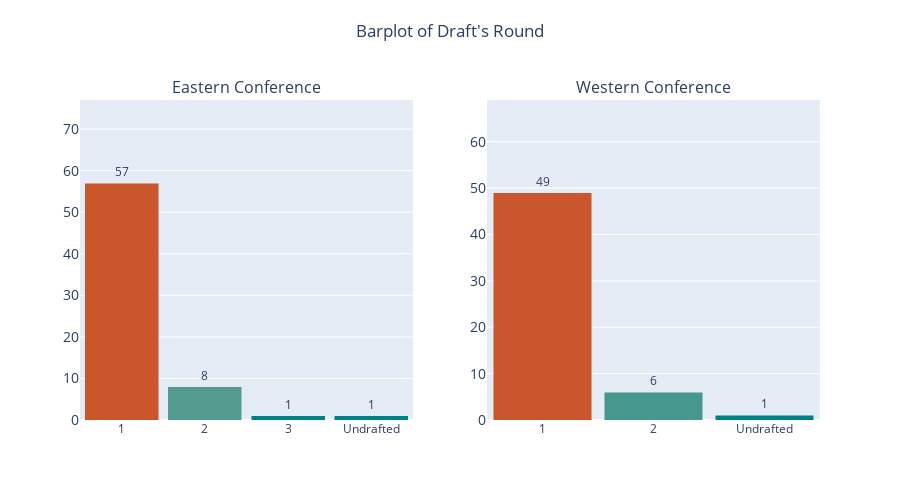

Notebook source saved alongside this figure:
### Code cell
df['Round'] = df.Round.astype('str')


df_R_east = pd.DataFrame(df.drop_duplicates('Player').loc[df['Conference'] == 'East'].groupby(['Round']).size()).reset_index()
df_R_east.columns = ['Round','Count']

df_R_west = pd.DataFrame(df.drop_duplicates('Player').loc[df['Conference'] == 'West'].groupby(['Round']).size()).reset_index()
df_R_west.columns = ['Round','Count']


fig = make_subplots(
    rows=1, cols=2,
    specs=[[{}, {}]],
    subplot_titles=('Eastern Conference',
                    'Western Conference'))
fig.add_trace(
    go.Bar(
        x = df_R_east.Round,
        y = df_R_east.Count,
        text = df_R_east.Count,
        marker=dict(color=df_R_east.Count,
                    colorscale='geyser',
                  ),
        name = 'East',
    ),
    row = 1,
    col = 1,
)

fig.add_trace(
    go.Bar(
        x = df_R_west.Round,
        y = df_R_west.Count,text = df_R_west.Count,
        marker=dict(color=df_R_west.Count,
                    colorscale='geyser',
                   ),
        name = 'West',
    ),
    row = 1,
    col = 2,
)

fig.update_traces(texttemplate='%{text:s}', textposition='outside')
fig.update_layout(
    title={'text': "Barplot of Draft's Round",
           'y':0.95,
           'x':0.5,
           'xanchor': 'center',
           'yanchor': 'top'},
    
    xaxis_tickfont_size=12,
    yaxis1=dict(
        titlefont_size=16,
        tickfont_size=14,
        range = [0,df_R_east.Count.max()+20]
    ),
    yaxis2=dict(
        titlefont_size=16,
        tickfont_size=14,
        range = [0,df_R_west.Count.max()+20]
    ),
    height = 500,
    showlegend = False,
    barmode='stack',
    bargap=0.1,
    bargroupgap=0.01 
)
fig.update_xaxes(type='category',categoryorder='category ascending')
fig.update_layout(uniformtext_minsize=8, uniformtext_mode='hide')
fig.show()

### Figure 1 — Plotly figure (JSON) as saved in the notebook; plotly's stock layout.template omitted (floating-point values rounded to 4 significant figures)
{"data": [{"marker": {"color": [57, 8, 1, 1], "colorscale": [[0.0, "rgb(0, 128, 128)"], [0.1667, "rgb(112, 164, 148)"], [0.3333, "rgb(180, 200, 168)"], [0.5, "rgb(246, 237, 189)"], [0.6667, "rgb(237, 187, 138)"], [0.8333, "rgb(222, 138, 90)"], [1.0, "rgb(202, 86, 44)"]]}, "name": "East", "text": [57.0, 8.0, 1.0, 1.0], "textposition": "outside", "texttemplate": "%{text:s}", "type": "bar", "x": ["1", "2", "3", "Undrafted"], "xaxis": "x", "y": [57, 8, 1, 1], "yaxis": "y"}, {"marker": {"color": [49, 6, 1], "colorscale": [[0.0, "rgb(0, 128, 128)"], [0.1667, "rgb(112, 164, 148)"], [0.3333, "rgb(180, 200, 168)"], [0.5, "rgb(246, 237, 189)"], [0.6667, "rgb(237, 187, 138)"], [0.8333, "rgb(222, 138, 90)"], [1.0, "rgb(202, 86, 44)"]]}, "name": "West", "text": [49.0, 6.0, 1.0], "textposition": "outside", "texttemplate": "%{text:s}", "type": "bar", "x": ["1", "2", "Undrafted"], "xaxis": "x2", "y": [49, 6, 1], "yaxis": "y2"}], "layout": {"annotations": [{"font": {"size": 16}, "showarrow": false, "text": "Eastern Conference", "x": 0.225, "xanchor": "center", "xref": "paper", "y": 1.0, "yanchor": "bottom", "yref": "paper"}, {"font": {"size": 16}, "showarrow": false, "text": "Western Conference", "x": 0.775, "xanchor": "center", "xref": "paper", "y": 1.0, "yanchor": "bottom", "yref": "paper"}], "bargap": 0.1, "bargroupgap": 0.01, "barmode": "stack", "height": 500, "showlegend": false, "title": {"text": "Barplot of Draft's Round", "x": 0.5, "xanchor": "center", "y": 0.95, "yanchor": "top"}, "uniformtext": {"minsize": 8, "mode": "hide"}, "xaxis": {"anchor": "y", "categoryorder": "category ascending", "domain": [0.0, 0.45], "tickfont": {"size": 12}, "type": "category"}, "xaxis2": {"anchor": "y2", "categoryorder": "category ascending", "domain": [0.55, 1.0], "type": "category"}, "yaxis": {"anchor": "x", "domain": [0.0, 1.0], "range": [0, 77], "tickfont": {"size": 14}, "title": {"font": {"size": 16}}}, "yaxis2": {"anchor": "x2", "domain": [0.0, 1.0], "range": [0, 69], "tickfont": {"size": 14}, "title": {"font": {"size": 16}}}}}
